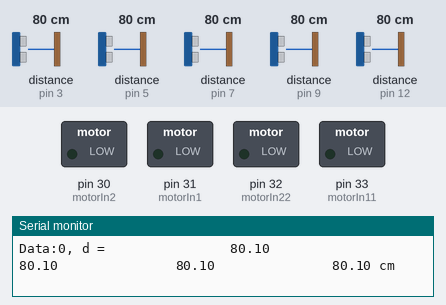
A sketch run on a simulated Arduino Mega 2560, built with avr-gcc and run on an emulated ATmega2560. Parts: switched loads named in the sketch (green lamp = pin HIGH), the last lines printed to the serial monitor. Wiring (inferred from the names in the program): 5 × ultrasonic range finder: trigger pin 4, echo pin 5 / trigger pin 6, echo pin 7 / trigger pin 8, echo pin 9 / trigger pin 11, echo pin 12 / trigger pin 13, echo pin 3. Dashed ring = blinking. Inputs (shaded band) come from the test bench; at power-on: distance to the obstacle (sensors on pin 9, pin 12, pin 3, pin 5, pin 7) 80 cm. The echo pulse lasts 58.3 µs per cm; pins used as bus, display or sensor lines are not drawn.

Above: at 1.2 s.
1.3 s: distance to the obstacle (sensor on pin 9) set to 6 cm
4.8 s: distance to the obstacle (sensor on pin 9) set to 3 cm
At 5.55 s:
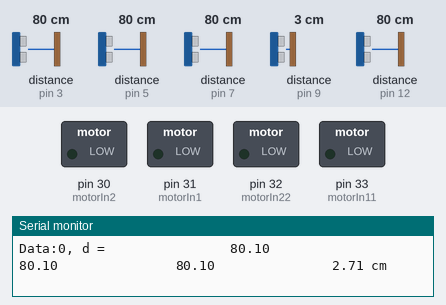
8.3 s: distance to the obstacle (sensor on pin 12) set to 5 cm
11.8 s: distance to the obstacle (sensor on pin 12) set to 2 cm
At 12.08 s:
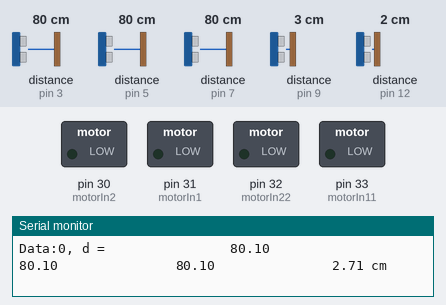
15.3 s: distance to the obstacle (sensor on pin 12) set to 4 cm
At 15.52 s:
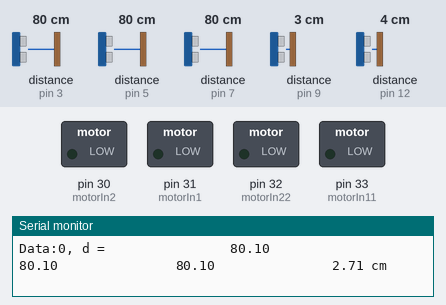
18.8 s: distance to the obstacle (sensor on pin 9) set to 9 cm
At 19.05 s:
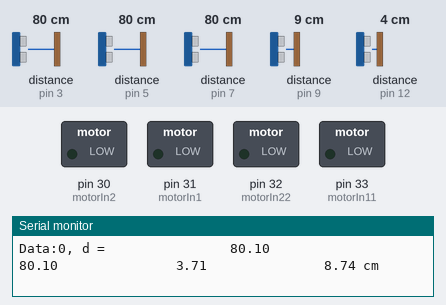
Timing chart, 0 to 23.3 s (numbered marks = the images above; inputs shaded):
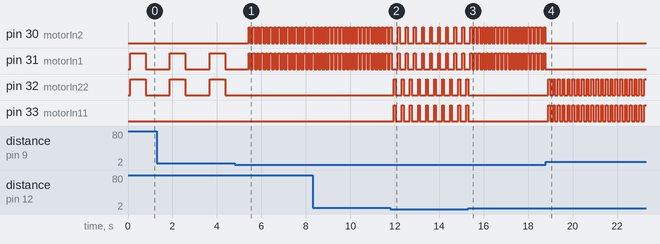

The sketch:

duiz.ino
```cpp
//IN1,2 control left motor
const int motorIn1 = 31;
const int motorIn11 = 33;

//IN3,4 control right motor
const int motorIn2 = 30;
const int motorIn22 = 32;

const int trigF = 13;
const int echoF = 3;

const int trigL1 = 6;
const int echoL1 = 7;

const int trigR1 = 4;
const int echoR1 = 5;

const int trigL2 = 11;
const int echoL2 = 12;

const int trigR2 = 8;
const int echoR2 = 9;

char last='S';

int time = 0;const int inter_time = 100;
//make the motor stop

//turn right
void turn_right(int m,int d)
{
   analogWrite(motorIn1, 0);
   analogWrite(motorIn11, d);
   analogWrite(motorIn2, 0);
   analogWrite(motorIn22, d);
   delay(m);
}

//turn left
void turn_left(int m, int d)
{
   analogWrite(motorIn1, d);
   analogWrite(motorIn11, 0);
   analogWrite(motorIn2, d);
   analogWrite(motorIn22, 0);
   delay(m);
}


void stop()
{
   analogWrite(motorIn1, 0);
   analogWrite(motorIn11, 0);
   analogWrite(motorIn2, 0);
   analogWrite(motorIn22, 0);
}
void move_left(int LEFT)
{
   while(distancef()-LEFT>=3||distancef()-LEFT<=-3)
   {
      turn_left(0,150);
   }
   move_forward(800,200);
}

//move forward
void move_forward(int m,int x)
{
  analogWrite(motorIn1, x);
  analogWrite(motorIn11, 0);
  analogWrite(motorIn2, 0);
  analogWrite(motorIn22, x);
  delay(m);
}

//reverse
void move_backward(int m, int x)
{
  analogWrite(motorIn1, 0);
  analogWrite(motorIn11, x);
  analogWrite(motorIn2, x);
  analogWrite(motorIn22, 0);
  delay(m);
}

//calculate the distance from the FRONT
float distancef()
{
  float durationF, distanceF;
  digitalWrite(trigF, HIGH);
  delayMicroseconds(5);
  digitalWrite(trigF, LOW);
  durationF = pulseIn (echoF, HIGH);
  distanceF = (durationF / 2) / 29;

  if(distanceF>=3000)
  {
    distanceF = 0;
  }

  return distanceF;
}

//calculate the distance from the LEFT
float distancel()
{
  float durationL1, distanceL1;
  digitalWrite(trigL1, HIGH);
  delayMicroseconds(5);
  digitalWrite(trigL1, LOW);
  durationL1 = pulseIn (echoL1, HIGH);
  distanceL1 = (durationL1 / 2) / 29;

  if(distanceL1>=3000)
  {
    distanceL1 = 0;
  }

  return distanceL1;
}

//calculate the distance from the RIGHT
float distancer()
{
  float durationR1, distanceR1;
  digitalWrite(trigR1, HIGH);
  delayMicroseconds(5);
  digitalWrite(trigR1, LOW);
  durationR1 = pulseIn (echoR1, HIGH);
  distanceR1 = (durationR1 / 2) / 29;

  if(distanceR1>=3000)
  {
    distanceR1 = 0;
  }

  return distanceR1;
}

//calculate the distance from the LEFT
float distancell()
{
  float durationL2, distanceL2;
  digitalWrite(trigL2, HIGH);
  delayMicroseconds(5);
  digitalWrite(trigL2, LOW);
  durationL2 = pulseIn (echoL2, HIGH);
  distanceL2 = (durationL2 / 2) / 29;

  if(distanceL2>=3000)
  {
    distanceL2 = 0;
  }

  return distanceL2;
}

//calculate the distance from the RIGHT
float distancerr()
{
  float durationR2, distanceR2;
  digitalWrite(trigR2, HIGH);
  delayMicroseconds(5);
  digitalWrite(trigR2, LOW);
  durationR2 = pulseIn (echoR2, HIGH);
  distanceR2 = (durationR2 / 2) / 29;

  if(distanceR2>=3000)
  {
    distanceR2 = 0;
  }

  return distanceR2;
}

//左轉
void left90(){
    turn_left(350,180);
    stop();
    delay(1000);
}

//右轉
void right90(){
    turn_right(350,180);
    stop();
    delay(1000);
}

//左微調
void left30(){
    turn_left(80,250);
    stop();
    delay(100);
}

//右微調
void right30(){
    turn_right(80,250);
    stop();
    delay(100);
}

//直走
void straight(){
    move_forward(700,200);
    stop();
    delay(1000);
}

//倒退
void back(){
    move_backward(700,200);
    stop();
    delay(1000);
}

void setup() {
  // put your setup code here, to run once:

  Serial.begin(9600);
  pinMode (trigF, OUTPUT);
  pinMode (echoF, INPUT);
  pinMode (trigL1, OUTPUT);
  pinMode (echoL1, INPUT);
  pinMode (trigR1, OUTPUT);
  pinMode (echoR1, INPUT);
  pinMode (trigL2, OUTPUT);
  pinMode (echoL2, INPUT);
  pinMode (trigR2, OUTPUT);
  pinMode (echoR2, INPUT);

  ////////////////////////
  pinMode(motorIn1, OUTPUT);
  pinMode(motorIn11, OUTPUT);
  pinMode(motorIn2, OUTPUT);
  pinMode(motorIn22, OUTPUT);

}
void loop()
{

//monitor the data printing out
  Serial.print("Data:");
  Serial.print (time / 1000);
  Serial.print(", d = ");
  //Serial.print(distancef());
  Serial.print("               ");
  Serial.print(distancel());
  Serial.print("               ");
  Serial.print(distancer());
  Serial.print("               ");
  Serial.print(distancell());
  Serial.print("               ");
  Serial.print(distancerr());
  Serial.println(" cm");
  time = time + inter_time;

  if(distancell()<=4.5||distancerr()<=4.5)
  {
    if(distancell()<=4.5)
      right30();

    if(distancerr()<=4.5)
      left30();

    while(distancell()<=3.5||distancerr()<=3.5)
    {
      if(distancell()<=3.5)
       right30();

      if(distancerr()<=3.5)
        left30();
    }

  }

  //只有左邊有路
  else if(distancel()>=20&&distancer()<=20&&distancef()<=20)
  {
    left90();
    straight();
  }


  //只有右邊有路
  else if(distancel()<=20&&distancer()>=20&&distancef()<=20)
  {
    right90();
    straight();
  }


  //左右都有路
  else if(distancel()>=20&&distancer()>=20&&distancef()<=20)
  {
    if(distancel()<distancer())
    {
      left90();
      straight();
      last='L';
    }

    else
    {
      right90();
      straight();
      last='R';
    }
  }

  //左前有路
  else if(distancel()>=20&&distancer()<=20&&distancef()>=20)
  {
    if(distancel()<distancef())
    {
      left90();
      straight();
      last='Q';
    }

    else
    {
      straight();
      last='P';
    }
  }

  //右前有路
  else if(distancel()<=20&&distancer()>=20&&distancef()>=20)
  {
    if(distancer()<distancef())
    {
      right90();
      straight();
      last='W';
    }

    else
    {
      straight();
      last='O';
    }
  }

  //都沒有路
  else if(distancel()<=20&&distancer()<=20&&distancef()<=20)
  {
    move_backward(200,150);
    if(last=='L')
    {
      if(distancel()>distancer())
      {
        left90();left90();
      }

      else
      {
        right90();right90();
      }

      straight();
      straight();
    }

    else if(last=='R')
    {
      if(distancel()>distancer())
      {
        left90();left90();
      }

      else
      {
        right90();right90();
      }

      straight();
      straight();
    }

    else if(last=='Q')
    {
      if(distancel()>distancer())
      {
        left90();left90();
      }

      else
      {
        right90();right90();
      }

      straight();
      left90();
      straight();
    }

     else if(last=='P')
    {
      if(distancel()>distancer())
      {
        left90();left90();
      }

      else
      {
        right90();right90();
      }

      straight();
      right90();
      straight();
    }

     else if(last=='W')
    {
      if(distancel()>distancer())
      {
        left90();left90();
      }

      else
      {
        right90();right90();
      }

      straight();
      right90();
      straight();
    }

     else if(last=='O')
    {
      if(distancel()>distancer())
      {
        left90();left90();
      }

      else
      {
        right90();right90();
      }

      straight();
      left90();
      straight();
    }

    last='S';
  }

  else
  {
    straight();
  }
}
```

Measured:
- the behaviour switches between 5 and 4 cm on distance to the obstacle (sensor on pin 9) (found by bisection; images 0 and 1)
- the behaviour switches between 4 and 3 cm on distance to the obstacle (sensor on pin 12) (found by bisection; images 1 and 2)
- after the input at 4.8 s, pin 30 (motorIn2), pin 31 (motorIn1): alternates HIGH for 0.08 s and LOW for 0.11 s, starting after 0.62 s; pin 32 (motorIn22): stops changing and stays LOW
- after the input at 11.8 s, pin 30 (motorIn2), pin 31 (motorIn1): alternates HIGH for 0.08 s and LOW for 0.28 s, starting after 0.34 s; pin 32 (motorIn22), pin 33 (motorIn11): alternates HIGH for 0.08 s and LOW for 0.28 s, starting after 0.16 s
- after the input at 15.3 s, pin 30 (motorIn2), pin 31 (motorIn1): alternates HIGH for 0.08 s and LOW for 0.10 s, starting after 0.28 s; pin 32 (motorIn22), pin 33 (motorIn11): stops changing and stays LOW
- after the input at 18.8 s, pin 30 (motorIn2), pin 31 (motorIn1): stops changing and stays LOW; pin 32 (motorIn22), pin 33 (motorIn11): alternates HIGH for 0.08 s and LOW for 0.14 s, starting after 0.11 s
- by itself, pin 31 (motorIn1), pin 32 (motorIn22): alternates HIGH for 0.70 s and LOW for 1.1 s
